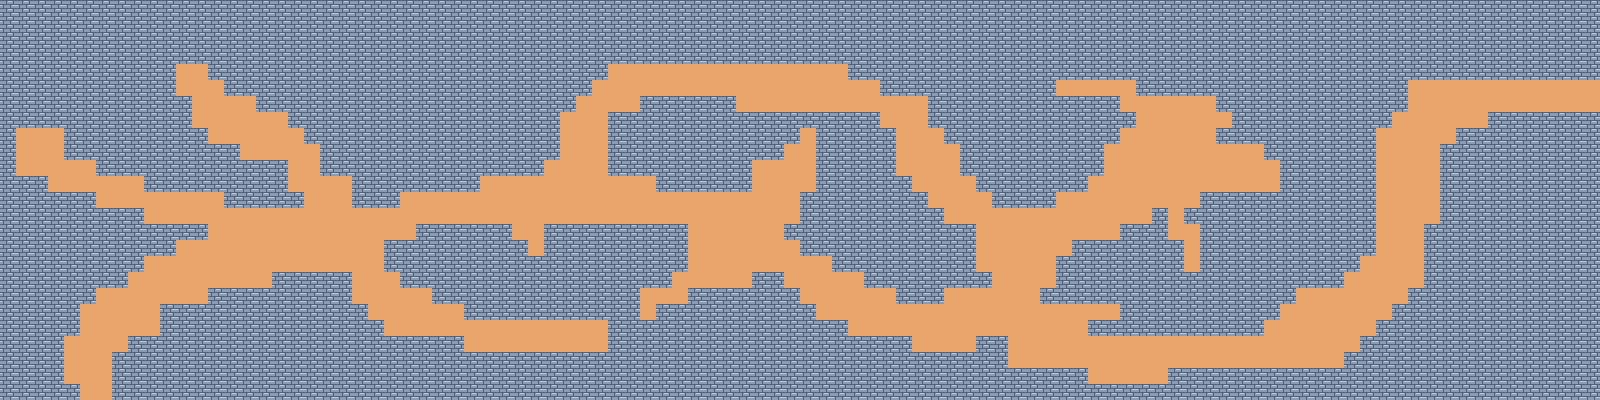

Rendered tile map (Tiled .tmx) drawn with the repository's tilesets; below, a short description and the map source with its tile grids summarised:
An orthogonal 100x25 tile map with 16x16 px tiles, 1 tile layer (Tile Layer 1) and 24 objects (24x wall).

<map version="1.10" tiledversion="1.11.0" orientation="orthogonal" renderorder="right-down" width="100" height="25" tilewidth="16" tileheight="16" infinite="0" nextlayerid="3" nextobjectid="27">
 <tileset firstgid="1" source="tilemap_packed.tsx" />
 <layer id="1" name="Tile Layer 1" width="100" height="25">
  <data>[2500 cells, 2500 non-empty, 2 distinct tile ids]</data>
 </layer>
 <objectgroup id="2" name="walls">
  <object id="1" name="wall" type="wall" x="144" y="224">
   <polygon points="0,0 0,16 64,16 64,0" />
  </object>
  <object id="2" name="wall" type="wall" x="144" y="240">
   <polygon points="0,0 0,16 32,16 32,0" />
  </object>
  <object id="3" name="wall" type="wall" x="128" y="256">
   <polygon points="0,0 0,16 16,16 16,0" />
  </object>
  <object id="5" name="wall" type="wall" x="96" y="272">
   <polygon points="0,0 0,16 32,16 32,0" />
  </object>
  <object id="6" name="wall" type="wall" x="80" y="288">
   <polygon points="0,0 0,16 16,16 16,0" />
  </object>
  <object id="7" name="wall" type="wall" x="64" y="304">
   <polygon points="0,0 0,32 16,32 16,0" />
  </object>
  <object id="8" name="wall" type="wall" x="48" y="336">
   <polygon points="0,0 0,48 16,48 16,0" />
  </object>
  <object id="9" name="wall" type="wall" x="64" y="384">
   <polygon points="0,0 0,16 16,16 16,0" />
  </object>
  <object id="10" name="wall" type="wall" x="112" y="352">
   <polygon points="0,0 0,48 16,48 16,0 0,0" />
  </object>
  <object id="11" name="wall" type="wall" x="128" y="336">
   <polygon points="0,0 0,16 16,16 16,0" />
  </object>
  <object id="12" name="wall" type="wall" x="144" y="336">
   <polygon points="0,0 0,16 16,16 16,0" />
  </object>
  <object id="13" name="wall" type="wall" x="160" y="304">
   <polygon points="0,0 0,16 48,16 48,0" />
  </object>
  <object id="14" name="wall" type="wall" x="208" y="288">
   <polygon points="0,0 0,16 64,16 64,0" />
  </object>
  <object id="15" name="wall" type="wall" x="272" y="272">
   <polygon points="0,0 0,16 80,16 80,0 0,0" />
  </object>
  <object id="16" name="wall" type="wall" x="224" y="192">
   <polygon points="0,0 0,16 80,16 80,0" />
  </object>
  <object id="17" name="wall" type="wall" x="272" y="160">
   <polygon points="0,0 0,32 16,32 16,0" />
  </object>
  <object id="18" name="wall" type="wall" x="144" y="176">
   <polygon points="0,0 0,16 80,16 80,0" />
  </object>
  <object id="19" name="wall" type="wall" x="96" y="160">
   <polygon points="0,0 0,16 48,16 48,0" />
  </object>
  <object id="20" name="wall" type="wall" x="64" y="128">
   <polygon points="0,0 0,32 16,32 16,0 0,0" />
  </object>
  <object id="21" name="wall" type="wall" x="16" y="112">
   <polygon points="0,0 0,16 48,16 48,0" />
  </object>
  <object id="22" name="wall" type="wall" x="0" y="128">
   <polygon points="0,0 0,48 16,48 16,0" />
  </object>
  <object id="23" name="wall" type="wall" x="16" y="176">
   <polygon points="0,0 0,16 32,16 32,0" />
  </object>
  <object id="24" name="wall" type="wall" x="48" y="192">
   <polygon points="0,0 0,16 48,16 48,0" />
  </object>
  <object id="25" name="wall" type="wall" x="96" y="208">
   <polygon points="0,0 0,16 48,16 48,0" />
  </object>
 </objectgroup>
</map>
